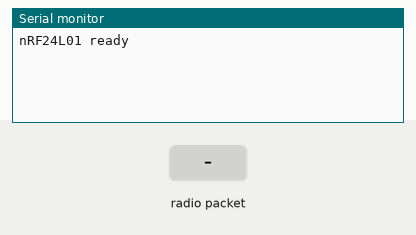
Recording of a sketch running on a simulated Arduino Uno, built with avr-gcc and run on an emulated ATmega328P. Shown: the last lines printed to the serial monitor. The test bench sets the inputs (shaded band). No radio packets arrive unless stated.

Above: at 1.2 s.
1.3 s: radio packet "1" arrives
At 1.8 s:
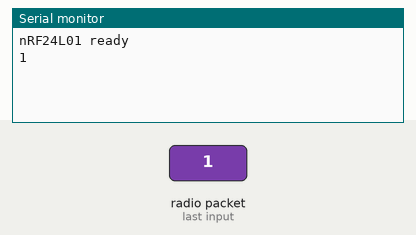
2.8 s: radio packet "0" arrives
At 4.0 s:
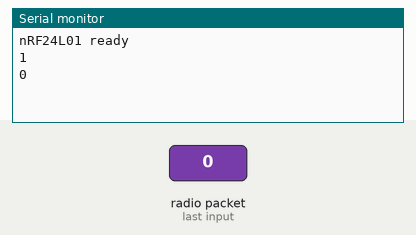
4.3 s: radio packet "2" arrives
At 5.5 s:
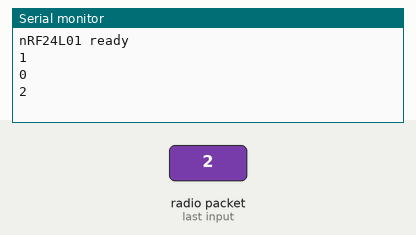

Measured:
- after the input at 1.3 s, the serial monitor: prints a new line at once (image 1)
- after the input at 2.8 s, the serial monitor: prints a new line at once (image 2)
- after the input at 4.3 s, the serial monitor: prints a new line at once (image 3)

The sketch:

car-to_serial.ino
```cpp
//water valve
// #define WATER_VALVE_TT_MOTOR_IN1 2
// #define WATER_VALVE_TT_MOTOR_IN2 4

//turning
// #include <Servo.h>
// Servo turning_servo;

// #define TURNING_SERVO_LEFT_ANGLE 0
// #define TURNING_SERVO_RIGHT_ANGLE 90
// #define TURNING_SERVO_FRONT_ANGLE 180

// #define TURNING_SERVO_PIN 3

//nrf24l01
#include <SPI.h>
#include "RF24.h"

#define NRF24L01_CE 5
#define NRF24L01_CSN 6

#define NRF24L01_CHANNEL 83             //0-125, 2400MHz + CHANNEL
#define NRF24L01_PA_LEVEL RF24_PA_LOW   //RF24_PA_MIN
                                        //RF24_PA_LOW
                                        //RF24_PA_HIGH
                                        //RF24_PA_MAX
#define NRF24L01_DATA_RATE RF24_1MBPS   //RF24_250KBPS
                                        //RF24_1MBPS
                                        //RF24_2MBPS
const byte addr[] = "1Node";
const byte pipe = 1;

RF24 radio(NRF24L01_CE, NRF24L01_CSN);

void setup()
{
    //water valve
    // pinMode(WATER_VALVE_TT_MOTOR_IN1, OUTPUT);
    // pinMode(WATER_VALVE_TT_MOTOR_IN2, OUTPUT);

    //turning
    // turning_servo.attach(TURNING_SERVO_PIN);

    //nrf24l01
    Serial.begin(9600);
    radio.begin();
    radio.setChannel(NRF24L01_CE);
    radio.setPALevel(NRF24L01_PA_LEVEL);
    radio.setDataRate(NRF24L01_DATA_RATE);
    radio.openReadingPipe(pipe, addr);
    radio.startListening();

    Serial.println("nRF24L01 ready");
}

void loop()
{
    if(radio.available(&pipe))
    {
        char msg[32] = "";
        radio.read(&msg, sizeof(msg));
        Serial.println(msg);
    }

//    if(msg == "car foward")
//    {
//        // turning_servo.write(TURNING_SERVO_FRONT_ANGLE);
//        Serial.println("car foward");
//    }
//    else if(msg == "car right")
//    {
//        // turning_servo.write(TURNING_SERVO_RIGHT_ANGLE);
//        Serial.println("car right");
//    }
//    else if(msg == "car left")
//    {
//        // turing_servo.write(TURNING_SERVO_LEFT_ANGLE);
//        Serial.println("car left");
//    }
//    else if(msg == "open valve")
//    {
//        // digitalWrite(WATER_VALVE_TT_MOTOR_IN1, HIGH);
//        // digitalWrite(WATER_VALVE_TT_MOTOR_IN2, LOW);
//        Serial.println("open valve");
//    }
//    else if(msg == "close valve")
//    {
//        // digitalWrite(WATER_VALVE_TT_MOTOR_IN1, LOW);
//        // digitalWrite(WATER_VALVE_TT_MOTOR_IN2, HIGH);
//        Serial.println("close valve");
//    }
//    else if(msg == "valve stop")
//    {
//        // digitalWrite(WATER_VALVE_TT_MOTOR_IN1, LOW);
//        // digitalWrite(WATER_VALVE_TT_MOTOR_IN2, LOW);
//        Serial.println("valve stop");
//    }

    delay(50);
}
```
